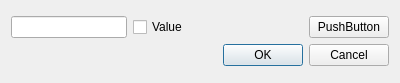
<?xml version="1.0" encoding="UTF-8"?>
<ui version="4.0">
 <class>DialogInputValue</class>
 <widget class="QDialog" name="DialogInputValue">
  <property name="geometry">
   <rect>
    <x>0</x>
    <y>0</y>
    <width>400</width>
    <height>83</height>
   </rect>
  </property>
  <property name="windowTitle">
   <string>Enter the value:</string>
  </property>
  <layout class="QGridLayout" name="gridLayout">
   <item row="0" column="0">
    <layout class="QVBoxLayout" name="verticalLayout">
     <item>
      <layout class="QHBoxLayout" name="horizontalLayout">
       <item>
        <widget class="QLineEdit" name="m_lineEdit"/>
       </item>
       <item>
        <widget class="QCheckBox" name="m_checkBox">
         <property name="text">
          <string>Value</string>
         </property>
        </widget>
       </item>
       <item>
        <spacer name="horizontalSpacer">
         <property name="orientation">
          <enum>Qt::Horizontal</enum>
         </property>
         <property name="sizeHint" stdset="0">
          <size>
           <width>40</width>
           <height>20</height>
          </size>
         </property>
        </spacer>
       </item>
       <item>
        <widget class="QPushButton" name="m_buttonDefault">
         <property name="text">
          <string>PushButton</string>
         </property>
        </widget>
       </item>
      </layout>
     </item>
     <item>
      <widget class="QDialogButtonBox" name="buttonBox">
       <property name="orientation">
        <enum>Qt::Horizontal</enum>
       </property>
       <property name="standardButtons">
        <set>QDialogButtonBox::Cancel|QDialogButtonBox::Ok</set>
       </property>
      </widget>
     </item>
    </layout>
   </item>
  </layout>
 </widget>
 <tabstops>
  <tabstop>m_lineEdit</tabstop>
  <tabstop>m_checkBox</tabstop>
 </tabstops>
 <resources/>
 <connections>
  <connection>
   <sender>buttonBox</sender>
   <signal>accepted()</signal>
   <receiver>DialogInputValue</receiver>
   <slot>accept()</slot>
   <hints>
    <hint type="sourcelabel">
     <x>248</x>
     <y>254</y>
    </hint>
    <hint type="destinationlabel">
     <x>157</x>
     <y>274</y>
    </hint>
   </hints>
  </connection>
  <connection>
   <sender>buttonBox</sender>
   <signal>rejected()</signal>
   <receiver>DialogInputValue</receiver>
   <slot>reject()</slot>
   <hints>
    <hint type="sourcelabel">
     <x>316</x>
     <y>260</y>
    </hint>
    <hint type="destinationlabel">
     <x>286</x>
     <y>274</y>
    </hint>
   </hints>
  </connection>
 </connections>
</ui>
